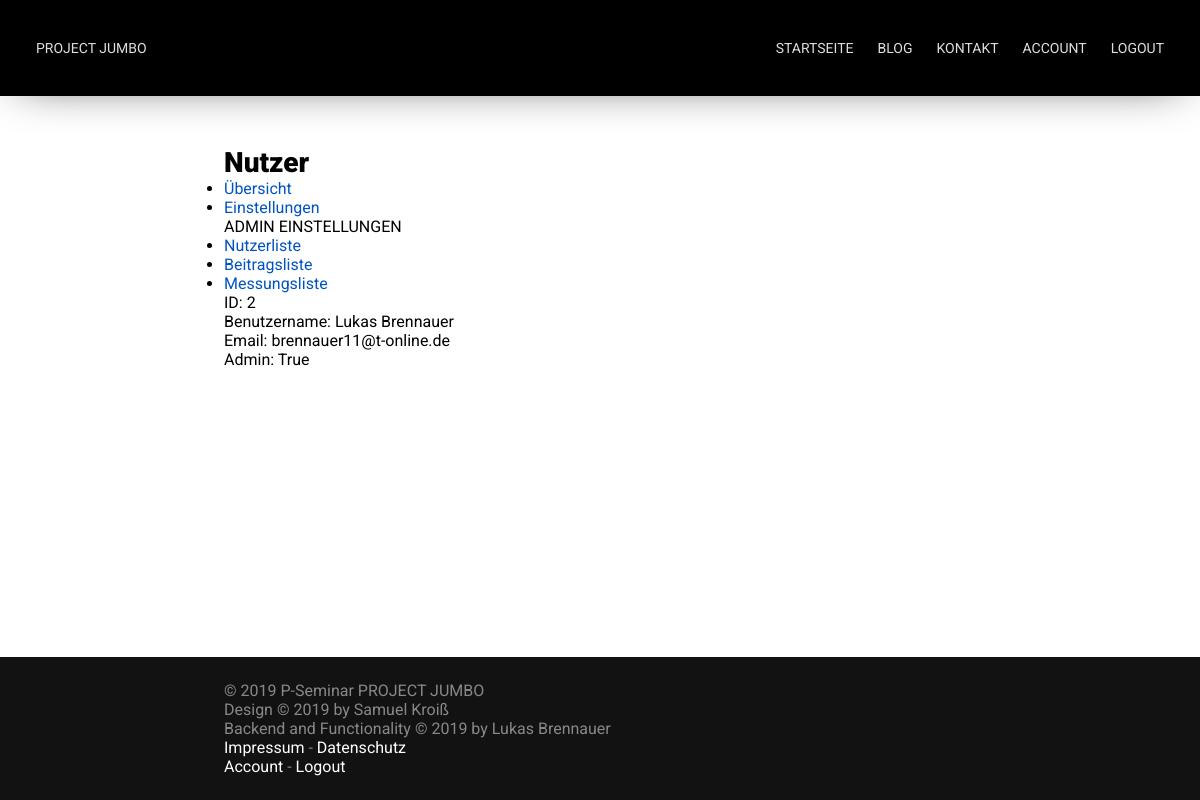
The page /user/overview (signed in) on the database its author committed.
### app/models.py (models this page shows, shortened)
class User(db.Model):
    id = db.Column(db.Integer, primary_key=True)
    username = db.Column(db.String(64), nullable=False, unique=True)
    password_hash = db.Column(db.String(120))
    email = db.Column(db.String, nullable=False, unique=True)
    admin_acc = db.Column(db.Boolean, default=False, nullable=False)
    is_active = True
    is_authenticated = True

### app/routes/user_pages.py (the view)
@app.route('/user/overview', methods=['GET'])
@login_required
def user_page():
    return render_template('user/overview.html', title='Nutzer')

### app/models.py (called while the page is built)
@login.user_loader
def load_user(id):
    return User.query.get(id)

### templates/user/overview.html
{% extends 'user/main.html' %}
{% block user_content %}
<p>ID: {{ current_user.id }}</p>
<p>Benutzername: {{ current_user.username }}</p>
<p>Email: {{ current_user.email }}</p>
<p>Admin: {{ current_user.admin_acc }}</p>
{% endblock %}

### static/css/main.css (style rules this page uses)
:root { --nav-link-color: #DEDEDE; --nav-link-color-hover: #FFFFFF; --link-color: #0054bf; }
* { margin: 0; padding: 0; font-family: 'Roboto', sans-serif; font-size: 16px; font-weight: 400; text-decoration: none; scroll-behavior: smooth; }
body { width: 100%; height: 100%; overflow-x: hidden; overflow-y: scroll; }

### rows shown on the page
User: id "2", username "Lukas Brennauer", email "brennauer11@t-online.de", admin_acc "True"

### other values the page prints
{{ title }} "Nutzer"
